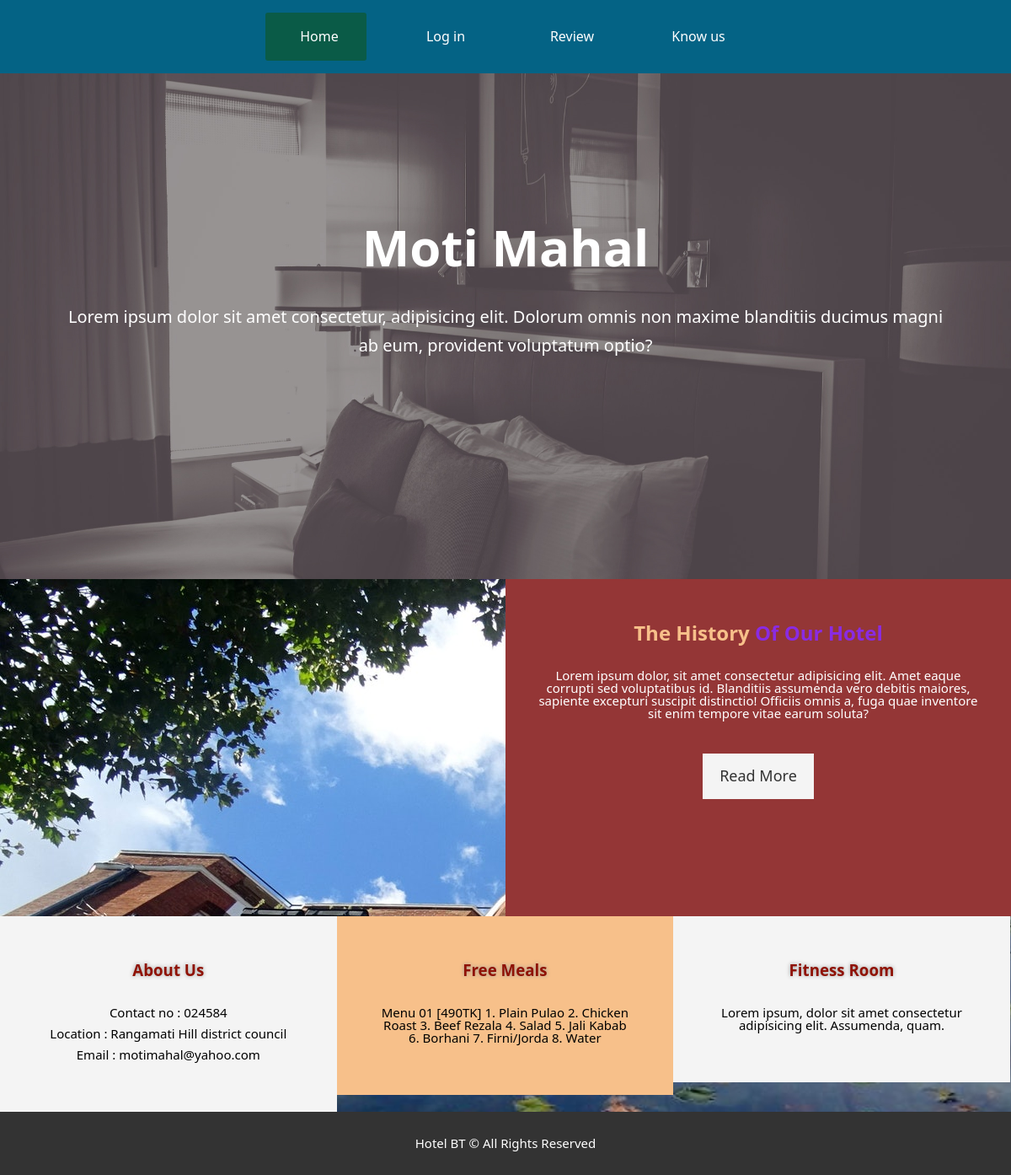
Screenshot of /user/rangamati_sub/3 with the database file from the repository.
### user/models.py (models this page shows, shortened)
class Hotels(models.Model):
    big_city_name = models.CharField(max_length=100)
    name = models.CharField(max_length=100)
    email = models.EmailField(max_length=254)
    phone = models.CharField(max_length=100)
    location = models.CharField(max_length=100)
    meals = models.TextField(max_length=300)
    review = models.TextField(max_length=300)

### user/views.py (the view)
# urls.py: path("rangamati_sub/<int:pk>", views.rangamati_sub, name="user-rangamati_sub"),
def rangamati_sub(request, pk):
    data = Hotels.objects.get(id = pk)
    context = {'data': data}
    return render(request, 'user/hotelP.html', context)

### user/templates/user/hotelP.html (shortened to what this page needs)
{% extends 'app1/base.html' %}
{% load static %}
    {% block content %}
    <link rel="stylesheet" href="{% static 'app1/hotelp.css' %}">
    <header>
        <div id="showcase">
            <div class="container">
                <div class="showcase-content">
                    <h1> {{data.name}}</h1>
                    <p class="lead">Lorem ipsum dolor sit amet consectetur, adipisicing elit. Dolorum omnis non maxime blanditiis ducimus magni ab eum, provident voluptatum optio?</p>
                </div>
            </div>
        </div>
    </header>
    <section id="home-info" class="bg-dark">
        <div class="info-img"></div>
        <div class="info-content">
            <h2><span class="text-primary">The History</span> Of Our Hotel</h2>
            <p>Lorem ipsum dolor, sit amet consectetur adipisicing elit. Amet eaque corrupti sed voluptatibus id. Blanditiis assumenda vero debitis maiores, sapiente excepturi suscipit distinctio! Officiis omnis a, fuga quae inventore sit enim tempore vitae
                earum soluta?</p>
            <a href="{% url 'user-about_us' %}" class="btn btn-light">Read More</a>
        </div>
    </section>
    <section id="features">
        <div class="box bg-light">
            <h3>About Us</h3>
            <p style = "color: black;">Contact no : {{data.phone}} </p>
            <p style = "color: black;">Location : {{data.location}}</p>
            <p style = "color: black;">Email   : {{data.email}}</p>
        </div>
        <div class="box bg-primary">
            <h3>Free Meals</h3>
            <p style = "color: black;">{{data.meals}}</p>
        </div>
        <div class="box bg-light">
            <h3>Fitness Room</h3>
            <p style = "color: black;">Lorem ipsum, dolor sit amet consectetur adipisicing elit. Assumenda, quam.</p>
        </div>
    </section>
    <footer class="main-footer">
        <p>Hotel BT &copy; All Rights Reserved</p>
    </footer>
    {% endblock content %}

### app1/static/app1/Mainpage.css (style rules this page uses)
* { padding: 0; margin: 0; box-sizing: border-box; }
body { background-image: url("images/mainpage.jpg"); background-size : cover; background-position: center; box-sizing: border-box; font-family: sans-serif; }
h1 { color: #ffff; font-size: 80px; }
p { color: #ffff; font-size: 15px; line-height: 15px; margin-left: 10px; }
h3 { color: #8F1205; text-shadow: 0 0 5px #999; }

### app1/static/app1/hotelp.css (style rules this page uses)
* { margin: 0; padding: 0; box-sizing: border-box; }
html, body { font-family: 'Segoe UI', Tahoma, Geneva, Verdana, sans-serif; line-height: 1.7em; }
a { color: #333; text-decoration: none; }
h1, h2, h3 { padding-bottom: 20px; }
p { margin: 10px 0px; }
.container { margin: auto; max-width: 1100px; overflow: auto; padding: 0px 20px; }
.text-primary { color: #f7c08a; }
.lead { font-size: 20px; }
.btn { display: inline-block; font-size: 18px; color: #fff; background: #333; padding: 13px 20px; border: none; cursor: pointer; }
.btn-light { background: #f4f4f4; color: #333; }
.bg-dark { background: rgb(148, 54, 54); color: blueviolet; }
.bg-light { background: #f4f4f4; color: #333; }
.bg-primary { background: #f7c08a; color: #333; }
#showcase { background: url('images/showcase.jpg') no-repeat center center/cover; height: 600px; }
#showcase .showcase-content { color: #fff; text-align: center; padding-top: 170px; }
#showcase .showcase-content h1 { font-size: 60px; line-height: 1.2em; }
#showcase .showcase-content p { padding-bottom: 20px; line-height: 1.7em; }
#home-info { height: 400px; }
#home-info .info-img { float: left; width: 50%; background: url('images/photo-2.jpg') no-repeat ; min-height: 100%; }
#home-info .info-content { float: right; width: 50%; height: 100%; padding: 50px 30px; overflow: hidden; text-align: center; }
#home-info .info-content p { padding-bottom: 30px; }
.box { float: left; width: 33.3%; padding: 50px; text-align: center; }
.main-footer { text-align: center; background: #333; color: #fff; padding: 20px; }

### rows the page displays
Hotels: name "Moti Mahal", phone "024584", location "Rangamati Hill district council", email "motimahal@yahoo.com", meals "Menu 01 [490TK] 1. Plain Pulao 2. Chicken Roast 3. Beef Rezala 4. Salad 5. Jali Kabab 6. Borhani 7. Firni/Jorda 8. Water"
